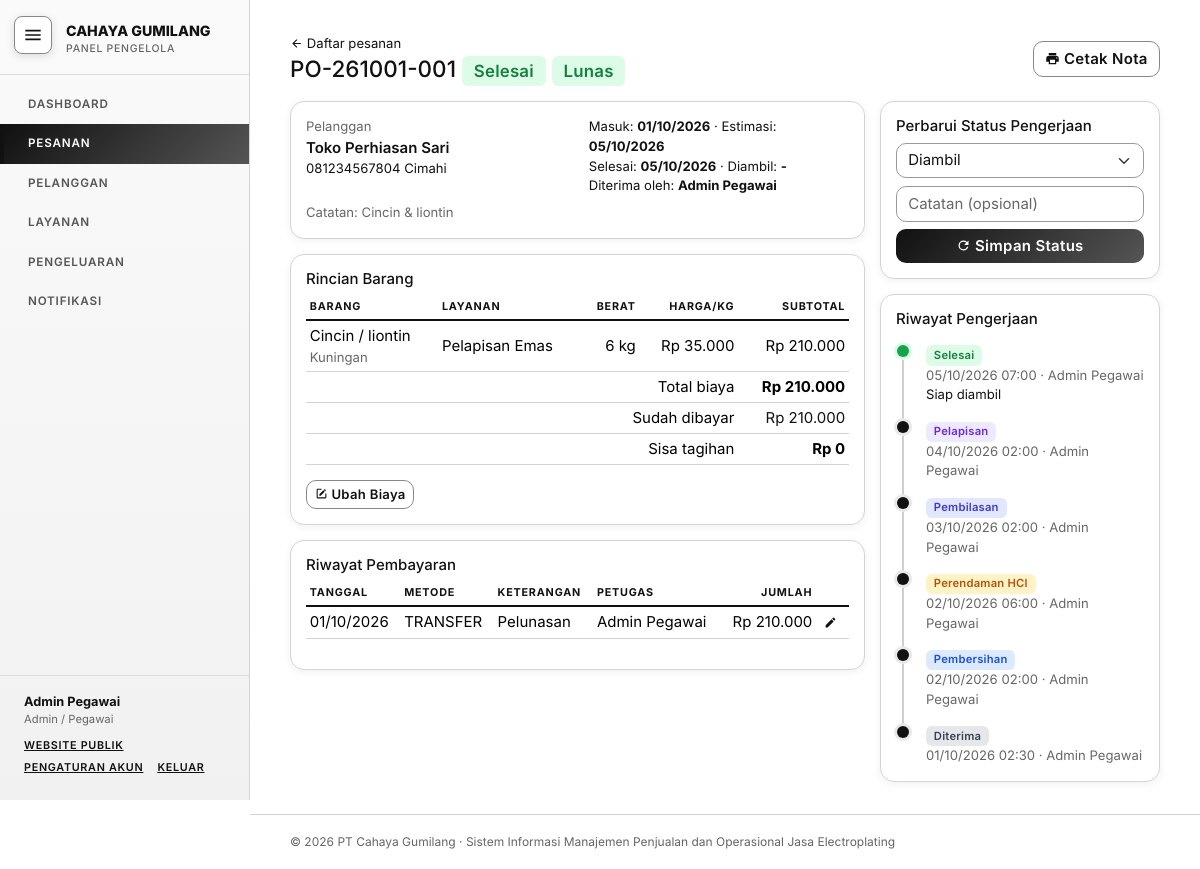
/pesanan_detail.php?id=2 (signed in), run on the app's committed database.
### tables this page shows
CREATE TABLE `pesanan` (
  `id_pesanan` int(11) NOT NULL,
  `no_pesanan` varchar(20) NOT NULL,
  `id_pelanggan` int(11) NOT NULL,
  `id_user` int(11) NOT NULL,
  `sumber` enum('offline','online') NOT NULL DEFAULT 'offline',
  `tgl_masuk` date NOT NULL,
  `tgl_estimasi` date DEFAULT NULL,
  `tgl_selesai` date DEFAULT NULL,
  `tgl_diambil` date DEFAULT NULL,
  `total_biaya` decimal(14,2) NOT NULL DEFAULT 0.00,
  `status` enum('menunggu','diterima','pembersihan','perendaman_hcl','pembilasan','pelapisan','selesai','diambil') NOT NULL DEFAULT 'diterima',
  `status_bayar` enum('belum','dp','lunas') NOT NULL DEFAULT 'belum',
  `metode_bayar` enum('tunai','transfer','qris') DEFAULT NULL,
  `catatan` varchar(255) DEFAULT NULL,
  `created_at` timestamp NOT NULL DEFAULT current_timestamp()
);

CREATE TABLE `pelanggan` (
  `id_pelanggan` int(11) NOT NULL,
  `nama` varchar(100) NOT NULL,
  `no_hp` varchar(20) DEFAULT NULL,
  `alamat` text DEFAULT NULL,
  `id_user` int(11) DEFAULT NULL,
  `created_at` timestamp NOT NULL DEFAULT current_timestamp()
);

CREATE TABLE `users` (
  `id_user` int(11) NOT NULL,
  `nama` varchar(100) NOT NULL,
  `username` varchar(50) NOT NULL,
  `password` varchar(255) NOT NULL,
  `role` enum('pemilik','admin','pelanggan') NOT NULL DEFAULT 'admin',
  `aktif` tinyint(1) NOT NULL DEFAULT 1,
  `notif_dilihat` datetime NOT NULL DEFAULT current_timestamp(),
  `created_at` timestamp NOT NULL DEFAULT current_timestamp()
);

CREATE TABLE `detail_pesanan` (
  `id_detail` int(11) NOT NULL,
  `id_pesanan` int(11) NOT NULL,
  `id_layanan` int(11) NOT NULL,
  `nama_barang` varchar(150) NOT NULL,
  `spesifikasi` varchar(255) DEFAULT NULL,
  `jumlah` decimal(10,2) NOT NULL,
  `harga_satuan` decimal(12,2) NOT NULL,
  `subtotal` decimal(14,2) NOT NULL
);

CREATE TABLE `layanan` (
  `id_layanan` int(11) NOT NULL,
  `nama_layanan` varchar(100) NOT NULL,
  `satuan` enum('pcs','kg','dm2') NOT NULL DEFAULT 'kg',
  `harga_satuan` decimal(12,2) NOT NULL DEFAULT 0.00,
  `keterangan` varchar(255) DEFAULT NULL,
  `aktif` tinyint(1) NOT NULL DEFAULT 1
);

CREATE TABLE `pembayaran` (
  `id_pembayaran` int(11) NOT NULL,
  `id_pesanan` int(11) NOT NULL,
  `id_user` int(11) NOT NULL,
  `tgl_bayar` date NOT NULL,
  `jumlah` decimal(14,2) NOT NULL,
  `metode` enum('tunai','transfer','qris') NOT NULL DEFAULT 'tunai',
  `keterangan` varchar(255) DEFAULT NULL,
  `waktu` datetime NOT NULL DEFAULT current_timestamp()
);

CREATE TABLE `log_status` (
  `id_log` int(11) NOT NULL,
  `id_pesanan` int(11) NOT NULL,
  `status` enum('menunggu','diterima','pembersihan','perendaman_hcl','pembilasan','pelapisan','selesai','diambil') NOT NULL,
  `id_user` int(11) NOT NULL,
  `catatan` varchar(255) DEFAULT NULL,
  `waktu` timestamp NOT NULL DEFAULT current_timestamp()
);

### pesanan_detail.php (the view, shortened to what this page needs)
<?php
require_once 'includes/functions.php';
$id = (int)($_GET['id'] ?? $_POST['id'] ?? 0);
$p = db_one('SELECT p.*, pl.nama AS pelanggan, pl.no_hp, pl.alamat, u.nama AS penerima
             FROM pesanan p JOIN pelanggan pl ON pl.id_pelanggan=p.id_pelanggan JOIN users u ON u.id_user=p.id_user WHERE p.id_pesanan=?', 'i', [$id]);
$items = db_all('SELECT d.*, l.nama_layanan, l.satuan, l.harga_satuan AS harga_acuan FROM detail_pesanan d JOIN layanan l ON l.id_layanan=d.id_layanan WHERE d.id_pesanan=?', 'i', [$id]);
$bayar = db_all('SELECT b.*, u.nama AS petugas FROM pembayaran b JOIN users u ON u.id_user=b.id_user WHERE b.id_pesanan=? ORDER BY b.tgl_bayar, b.id_pembayaran', 'i', [$id]);
$log = db_all('SELECT s.*, u.nama AS petugas FROM log_status s JOIN users u ON u.id_user=s.id_user WHERE s.id_pesanan=? ORDER BY s.waktu, s.id_log', 'i', [$id]);
$dibayar = array_sum(array_column($bayar, 'jumlah'));
$sisa = max(0, (float)$p['total_biaya'] - $dibayar);
$keys = array_keys(STATUS_URUTAN);
$idx = array_search($p['status'], $keys, true);
$next = $keys[min($idx + 1, count($keys) - 1)];
require 'includes/header.php';
?>
<div class="d-flex flex-wrap justify-content-between align-items-center gap-2 mb-3">
  <div><a href="pesanan.php" class="small text-decoration-none"><i class="bi bi-arrow-left"></i> Daftar pesanan</a>
    <h4 class="mb-0"><?= e($p['no_pesanan']) ?> <?= badge_status($p['status']) ?> <?= badge_bayar($p['status_bayar']) ?></h4></div>
  <div class="d-flex gap-2">
    <a href="nota.php?id=<?= $id ?>" target="_blank" class="btn btn-outline-dark"><i class="bi bi-printer me-1"></i>Cetak Nota</a>
  </div>
</div>
<div class="row g-3">
  <div class="col-lg-8">
    <div class="card mb-3"><div class="card-body">
      <div class="row">
        <div class="col-md-6"><div class="text-muted small">Pelanggan</div><div class="fw-semibold"><?= e($p['pelanggan']) ?></div><div class="small"><?= e($p['no_hp']) ?> <?= e($p['alamat']) ?></div></div>
        <div class="col-md-6"><div class="small">Masuk: <b><?= tgl($p['tgl_masuk']) ?></b> &middot; Estimasi: <b><?= tgl($p['tgl_estimasi']) ?></b></div>
          <div class="small">Selesai: <b><?= tgl($p['tgl_selesai']) ?></b> &middot; Diambil: <b><?= tgl($p['tgl_diambil']) ?></b></div>
          <div class="small"><?= $p['sumber'] === 'online' ? 'Sumber: <b>Pesanan online</b>' : 'Diterima oleh: <b>' . e($p['penerima']) . '</b>' ?></div>
          <?php if (!empty($p['metode_bayar'])): ?><div class="small">Metode dipilih pelanggan: <b><?= e(strtoupper($p['metode_bayar'])) ?></b></div><?php endif; ?></div>
      </div>
      <?php if ($p['catatan']): ?><div class="small text-muted mt-2">Catatan: <?= e($p['catatan']) ?></div><?php endif; ?>
    </div></div>
    <div class="card mb-3"><div class="card-body">
      <h6>Rincian Barang</h6>
      <div class="table-responsive"><table class="table table-sm mb-0">
        <thead><tr><th>Barang</th><th>Layanan</th><th class="text-end">Berat</th><th class="text-end">Harga/kg</th><th class="text-end">Subtotal</th></tr></thead>
        <tbody>
        <?php foreach ($items as $it): ?>
          <tr><td><?= e($it['nama_barang']) ?><?= $it['spesifikasi'] ? '<div class="small text-muted">' . e($it['spesifikasi']) . '</div>' : '' ?></td><td><?= e($it['nama_layanan']) ?></td>
            <td class="text-end"><?= rtrim(rtrim(number_format($it['jumlah'], 2, ',', '.'), '0'), ',') . ' ' . e($it['satuan']) ?></td><td class="text-end"><?= rupiah($it['harga_satuan']) ?></td><td class="text-end"><?= rupiah($it['subtotal']) ?></td></tr>
        <?php endforeach; ?>
        </tbody>
        <tfoot>
          <tr><td colspan="4" class="text-end">Total biaya</td><td class="text-end fw-bold"><?= rupiah($p['total_biaya']) ?></td></tr>
          <tr><td colspan="4" class="text-end">Sudah dibayar</td><td class="text-end text-success"><?= rupiah($dibayar) ?></td></tr>
          <tr><td colspan="4" class="text-end">Sisa tagihan</td><td class="text-end fw-bold <?= $sisa > 0 ? 'text-danger' : '' ?>"><?= rupiah($sisa) ?></td></tr>
        </tfoot>
      </table></div>
      <?php if ($p['status'] !== 'diambil' && !is_owner()): ?>
      <button class="btn btn-sm btn-outline-dark mt-3" type="button" data-bs-toggle="collapse" data-bs-target="#formBiaya"><i class="bi bi-pencil-square me-1"></i>Ubah Biaya</button>
      <?php endif; ?>
    </div></div>
    <div class="card"><div class="card-body">
      <h6>Riwayat Pembayaran</h6>
      <div class="table-responsive"><table class="table table-sm mb-3">
        <thead><tr><th>Tanggal</th><th>Metode</th><th>Keterangan</th><th>Petugas</th><th class="text-end">Jumlah</th><th></th></tr></thead>
        <tbody>
        <?php foreach ($bayar as $b): ?>
          <tr><td><?= tgl($b['tgl_bayar']) ?></td><td><?= e(strtoupper($b['metode'])) ?></td><td><?= e($b['keterangan']) ?></td><td><?= e($b['petugas']) ?></td><td class="text-end"><?= rupiah($b['jumlah']) ?></td>
            <td class="text-end text-nowrap"><?php if (!is_owner()): ?><button type="button" class="btn btn-sm btn-link p-0 me-2" title="Ubah" data-bs-toggle="modal" data-bs-target="#modalBayar" data-edit="<?= e(json_encode(['id_pembayaran' => $b['id_pembayaran'], 'tgl_bayar' => $b['tgl_bayar'], 'jumlah' => (float)$b['jumlah'], 'metode' => $b['metode'], 'keterangan' => (stripos((string)$b['keterangan'], 'lunas') !== false ? 'Lunas' : (stripos((string)$b['keterangan'], 'belum') !== false ? 'Belum Bayar' : 'DP'))])) ?>"><i class="bi bi-pencil"></i></button><?php endif; ?></td></tr>
        <?php endforeach; if (!$bayar): ?><tr><td colspan="6" class="text-muted text-center">Belum ada pembayaran.</td></tr><?php endif; ?>
        </tbody></table></div>
    </div></div>
  </div>
  <div class="col-lg-4">
    <?php if (!is_owner()): ?>
    <div class="card mb-3"><div class="card-body">
      <h6>Perbarui Status Pengerjaan</h6>
      <form method="post"><?= csrf_field() ?><input type="hidden" name="id" value="<?= $id ?>"><input type="hidden" name="aksi" value="status">
        <select name="status" class="form-select mb-2"><?php foreach (STATUS_URUTAN as $k => $l): ?><option value="<?= $k ?>" <?= $k === $next ? 'selected' : '' ?>><?= $l ?></option><?php endforeach; ?></select>
        <input name="catatan" class="form-control mb-2" placeholder="Catatan (opsional)">
        <button class="btn btn-dark w-100"><i class="bi bi-arrow-repeat me-1"></i>Simpan Status</button>
      </form>
    </div></div>
    <?php endif; ?>
    <div class="card"><div class="card-body">
      <h6 class="mb-3">Riwayat Pengerjaan</h6>
      <ul class="timeline">
        <?php foreach (array_reverse($log) as $s): ?>
          <li><div><?= badge_status($s['status']) ?></div>
            <div class="small text-muted"><?= tgl_waktu($s['waktu']) ?> &middot; <?= e($s['petugas']) ?></div>
            <?php if ($s['catatan']): ?><div class="small"><?= e($s['catatan']) ?></div><?php endif; ?></li>
        <?php endforeach; ?>
      </ul>
    </div></div>
  </div>
</div>
<?php require 'includes/footer.php'; ?>

### includes/functions.php (shortened to what this page needs)
<?php
require_once __DIR__ . '/../config/koneksi.php';
function e($s) { return htmlspecialchars((string)$s, ENT_QUOTES, 'UTF-8'); }
function rupiah($n) { return 'Rp ' . number_format((float)$n, 0, ',', '.'); }
function tgl($d) { return $d ? date('d/m/Y', strtotime($d)) : '-'; }
function tgl_waktu($d) { return $d ? date('d/m/Y H:i', strtotime($d)) : '-'; }
function badge_status($s) {
    $label = STATUS_URUTAN[$s] ?? $s;
    $warna = STATUS_WARNA[$s] ?? 'secondary';
    return '<span class="badge text-bg-' . $warna . '">' . e($label) . '</span>';
}
function badge_bayar($s) {
    $map = ['belum' => ['danger', 'Belum Bayar'], 'dp' => ['warning', 'DP / Sebagian'], 'lunas' => ['success', 'Lunas']];
    [$w, $l] = $map[$s] ?? ['secondary', $s];
    return '<span class="badge text-bg-' . $w . '">' . $l . '</span>';
}
function db_stmt($sql, $types = '', $params = []) {
    global $db;
    $st = $db->prepare($sql);
    if ($types !== '') { $st->bind_param($types, ...$params); }
    $st->execute();
    return $st;
}
function db_all($sql, $types = '', $params = []) {
    $st = db_stmt($sql, $types, $params);
    $rows = $st->get_result()->fetch_all(MYSQLI_ASSOC);
    return $rows;
}
function db_one($sql, $types = '', $params = []) {
    $rows = db_all($sql, $types, $params);
    return $rows[0] ?? null;
}
function is_owner() { return ($_SESSION['user']['role'] ?? '') === 'pemilik'; }

### data on the page
pesanan: no_pesanan "PO-261001-001", status "Selesai", id_pelanggan.nama "Toko Perhiasan Sari", id_pelanggan.no_hp "081234567804", id_pelanggan.alamat "Cimahi", tgl_masuk "01/10/2026", tgl_estimasi "05/10/2026", tgl_selesai "05/10/2026", tgl_diambil "-", id_user.nama "Admin Pegawai", catatan "Cincin & liontin", total_biaya "Rp 210.000", total_biaya "Rp 0", status "Diambil"
detail_pesanan: nama_barang "Cincin / liontin", spesifikasi "Kuningan", id_layanan.nama_layanan "Pelapisan Emas", jumlah "6", id_layanan.satuan "kg", harga_satuan "Rp 35.000", subtotal "Rp 210.000"
pembayaran: tgl_bayar "01/10/2026", metode "TRANSFER", keterangan "Pelunasan", id_user.nama "Admin Pegawai", jumlah "Rp 210.000"
log_status: status "Selesai", waktu "05/10/2026 07:00", id_user.nama "Admin Pegawai", catatan "Siap diambil"
log_status: status "Pelapisan", waktu "04/10/2026 02:00", id_user.nama "Admin Pegawai"
log_status: status "Pembilasan", waktu "03/10/2026 02:00", id_user.nama "Admin Pegawai"
log_status: status "Perendaman HCl", waktu "02/10/2026 06:00", id_user.nama "Admin Pegawai"
log_status: status "Pembersihan", waktu "02/10/2026 02:00", id_user.nama "Admin Pegawai"
log_status: status "Diterima", waktu "01/10/2026 02:30", id_user.nama "Admin Pegawai"

### other printed values
$label "DASHBOARD PESANAN PELANGGAN LAYANAN PENGELUARAN"
$u['nama'] "Admin Pegawai"
$l "Lunas"
rupiah($dibayar) "Rp 210.000"
NAMA_USAHA "PT Cahaya Gumilang"
